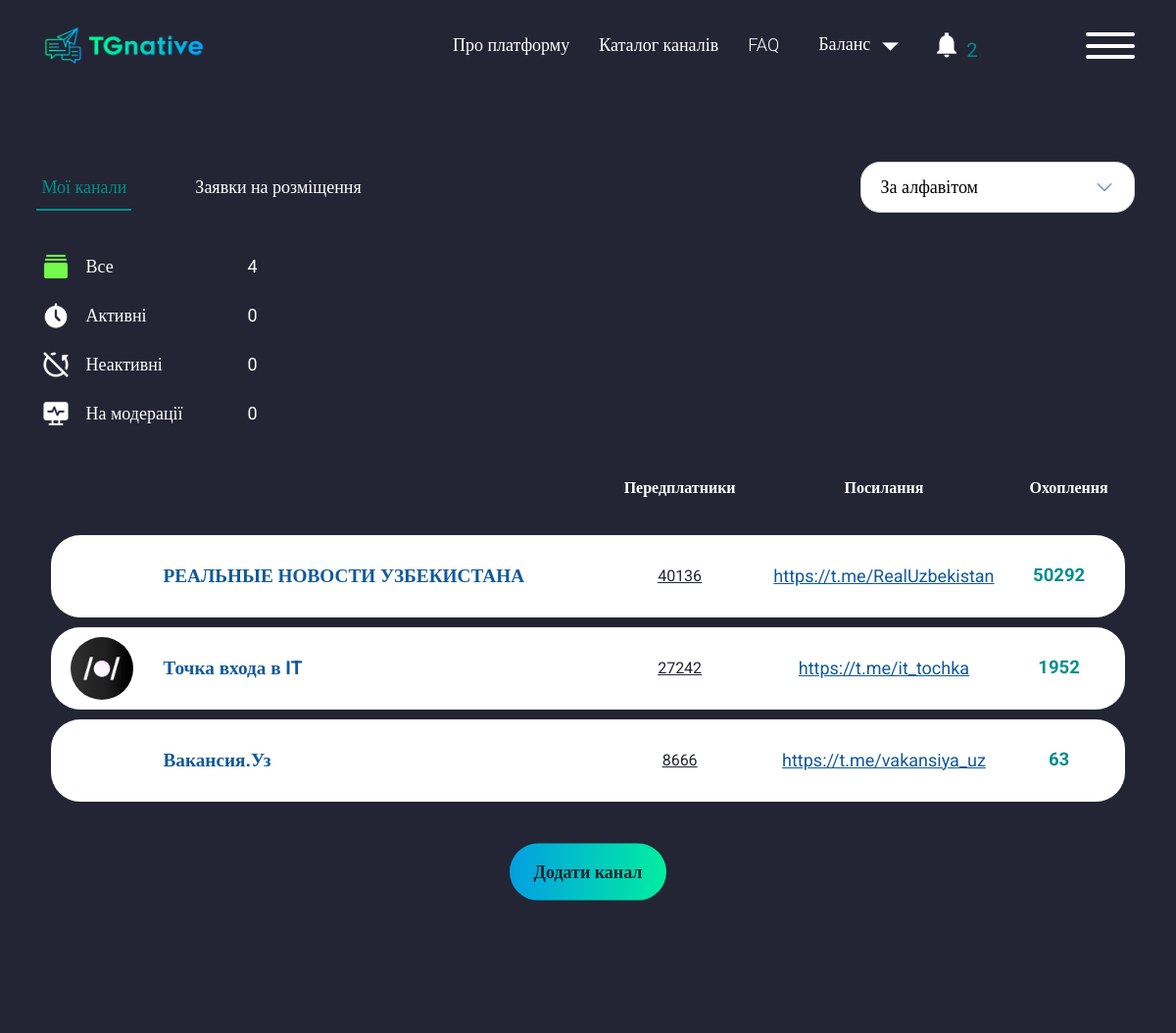
/logging/ (signed in, upper part), run on an earlier commit of the app's database.
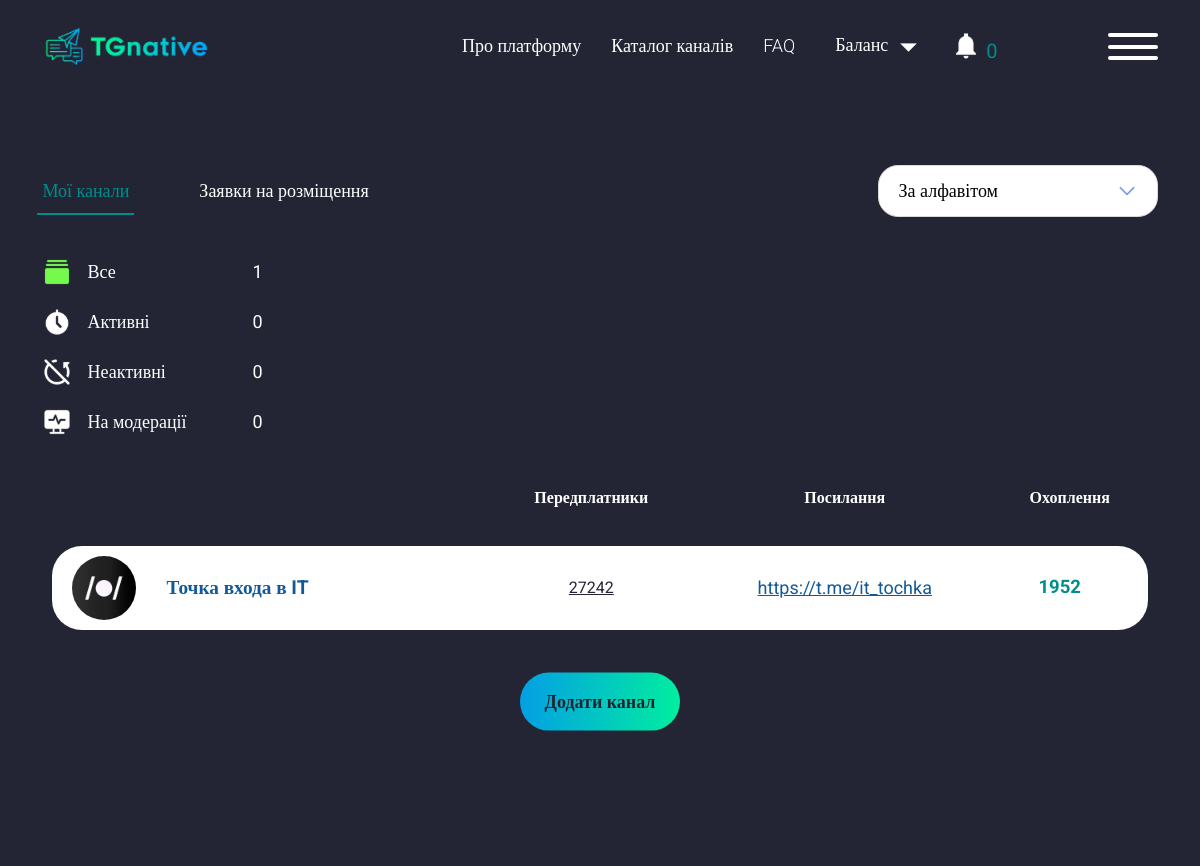
And on a later commit of the database.
### API/models.py (models this page shows, shortened)
class Chanel(models.Model):
    chanel_link=models.CharField(max_length=150)
    name=models.CharField(max_length=150,verbose_name="Называние канала")
    pictures=models.ImageField(verbose_name='Лого')
    subscribers=models.IntegerField()
    views=models.IntegerField()
    created_at=models.DateTimeField(auto_now_add=True)
    last_update=models.DateTimeField(auto_now=True)
    add_chanel =models.ForeignKey(Add_chanel, on_delete=models.CASCADE)
    username=models.CharField(max_length=140)
    daily_subscribers=models.IntegerField(default=0, blank=True, null=True)
    weekly_subscribers=models.IntegerField(default=0, blank=True, null=True)
    weekly_monthy = models.IntegerField(default=0, blank=True, null=True)
    class Meta:
        verbose_name="Канал"
        verbose_name_plural="Канал"
        ordering=['-subscribers']

### accounts/views.py (the view)
# urls.py: path('logging/', views.Cabinet_telegramPage.as_view(), name='logging'),
class Cabinet_telegramPage(LoginRequiredMixin, TemplateView):
    template_name = 'telegram_cabinet.html'
    login_url = reverse_lazy('login')
    def get_context_data(self, *, object_list=None, **kwargs):
        context = super().get_context_data(**kwargs)
        order_data=self.request.GET.get('order_data')
        context['chanel'] = Chanel.objects.filter(username=self.request.user).exclude(pictures="")
        context['number'] = Chanel.objects.filter(username=self.request.user).count()
        try:
            if order_data == 'order_data':
                context['order'] = Add_Reklama.objects.filter(chanel__username=self.request.user, aprove=True).order_by(
                    'order_data')
            else:
                context['order'] = Add_Reklama.objects.filter(chanel__username=self.request.user, aprove=True)
            context['count'] = Add_Reklama.objects.filter(chanel__username=self.request.user).count()
            context['aprove_owner']=Add_Reklama.objects.filter(chanel__username=self.request.user,aprove=False).count()
            context['aprove_admin']=Add_Reklama.objects.filter(chanel__username=self.request.user,aprove=True,status="DN").count()
            context['form']=Add_ReklamaStatus
        except Chanel.DoesNotExist:
            pass
        return context
    def dispatch(self, request, *args, **kwargs):
        if not request.user.is_authenticated:
            return redirect(self.login_url)
        if not Profile.objects.filter(username=request.user).exists():
            logout(request)
            return redirect(self.login_url)
        return super().dispatch(request, *args, **kwargs)

### accounts/templates/telegram_cabinet.html (shortened to what the changed rows need)
{% extends 'base.html' %}
{% load static %}
{% block content %}
    <main class="page">
			<section class="owner-cabinet">
				<div class="owner-cabinet__container">
					<div data-tabs class="tabs">
						<div data-tabs-body class="tabs__content">
							<div class="tabs__body" id="first">
								<div class="owner-cabinet__nav">
									<div class="owner-cabinet__nav-item">
										<button type="button" id="like" class="owner-cabinet__nav-title _active">
											<div class="table-row__btn" type="button">
											</div>
											Все
										</button>
										<div class="owner-cabinet__nav-count">{{number}}</div>
									</div>
								</div>
								{% if chanel %}
								<div class="table-wrap">
									<table class="table table_w">
										<thead>
											<tr>
												<th scope="col"></th>
												<th scope="col">
													<div class="label-white label-white_s16">Передплатники</div>
												</th>
												<th>
													<div class="label-white label-white_s16">Посилання</div>
												</th>
												<th>
													<div class="label-white label-white_s16">Охоплення</div>
												</th>
											</tr>
										</thead>
										<tbody>
                                       {% for item in chanel %}
											<tr>
												<td class="table-row" scope="row">
													<div class="table-row__head table-row__head_center">
														<a href="#" target="_blank" class="table-row__img">
															<picture><source srcset="/{{item.pictures}}" type="image/webp"><img class="img-fluid" src="/{{item.pictures}}" alt=""></picture>
														</a>
														<div class="table-row__content">
															<div class="table-row__content">
																<a href="#" target="_blank" class="label-dark-blue label-dark-blue_s20 hhv-green"> {{item.name}}</a>
															</div>
														</div>
													</div>
												</td>
												<td class="table-row">
													<button type="button"  class="label-dark label-dark_s16 label-underline hhv-green">
														{{item.subscribers}}</button>
												</td>
												<td class="table-row">
													<a href="{{item.chanel_link}}" target="_blank" class="label-dark-blue label-dark-blue_s16 label-underline hhv-green">{{item.chanel_link}}</a>
												</td>
												<td class="table-row">
													<div class="label-dark-green label-dark-green_fw700 label-dark_s20">
														{{item.views}} </div>
												</td>
											</tr>
                                        {% endfor %}
										</tbody>
									</table>
								</div>
							   {% endif %}
							</div>
						</div>
					</div>
				</div>
			</section>
		</main>
{% for item in order %}
	</div>
{% endfor %}
    {% endblock %}

What changed in the data, as far as the page shows it:
removed Chanel: name "РЕАЛЬНЫЕ НОВОСТИ УЗБЕКИСТАНА", subscribers "40136", chanel_link "https://t.me/RealUzbekistan", views "50292"
removed Chanel: name "Вакансия.Уз", subscribers "8666", chanel_link "https://t.me/vakansiya_uz", views "63"
Also different on the page:
{{ number_count }}: "2" → "0"
{{ number }}: "4" → "1"
